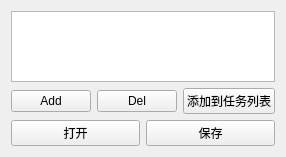
<?xml version="1.0" encoding="UTF-8"?>
<ui version="4.0">
 <class>AddTaskView</class>
 <widget class="QWidget" name="AddTaskView">
  <property name="geometry">
   <rect>
    <x>0</x>
    <y>0</y>
    <width>276</width>
    <height>157</height>
   </rect>
  </property>
  <property name="windowTitle">
   <string>Form</string>
  </property>
  <layout class="QGridLayout" name="gridLayout">
   <item row="0" column="0">
    <layout class="QVBoxLayout" name="verticalLayout">
     <item>
      <widget class="QTableView" name="tableView">
       <property name="alternatingRowColors">
        <bool>true</bool>
       </property>
       <attribute name="horizontalHeaderCascadingSectionResizes">
        <bool>false</bool>
       </attribute>
       <attribute name="horizontalHeaderStretchLastSection">
        <bool>false</bool>
       </attribute>
      </widget>
     </item>
     <item>
      <layout class="QHBoxLayout" name="horizontalLayout">
       <item>
        <widget class="QPushButton" name="pushBtn_add">
         <property name="text">
          <string>Add</string>
         </property>
        </widget>
       </item>
       <item>
        <widget class="QPushButton" name="pushBtn_del">
         <property name="text">
          <string>Del</string>
         </property>
        </widget>
       </item>
       <item>
        <widget class="QPushButton" name="pushBtn_addToList">
         <property name="text">
          <string>添加到任务列表</string>
         </property>
        </widget>
       </item>
      </layout>
     </item>
    </layout>
   </item>
   <item row="1" column="0">
    <layout class="QHBoxLayout" name="horizontalLayout_2">
     <item>
      <widget class="QPushButton" name="pushButton_open">
       <property name="text">
        <string>打开</string>
       </property>
      </widget>
     </item>
     <item>
      <widget class="QPushButton" name="pushButton_save">
       <property name="text">
        <string>保存</string>
       </property>
      </widget>
     </item>
    </layout>
   </item>
  </layout>
 </widget>
 <resources/>
 <connections/>
</ui>
